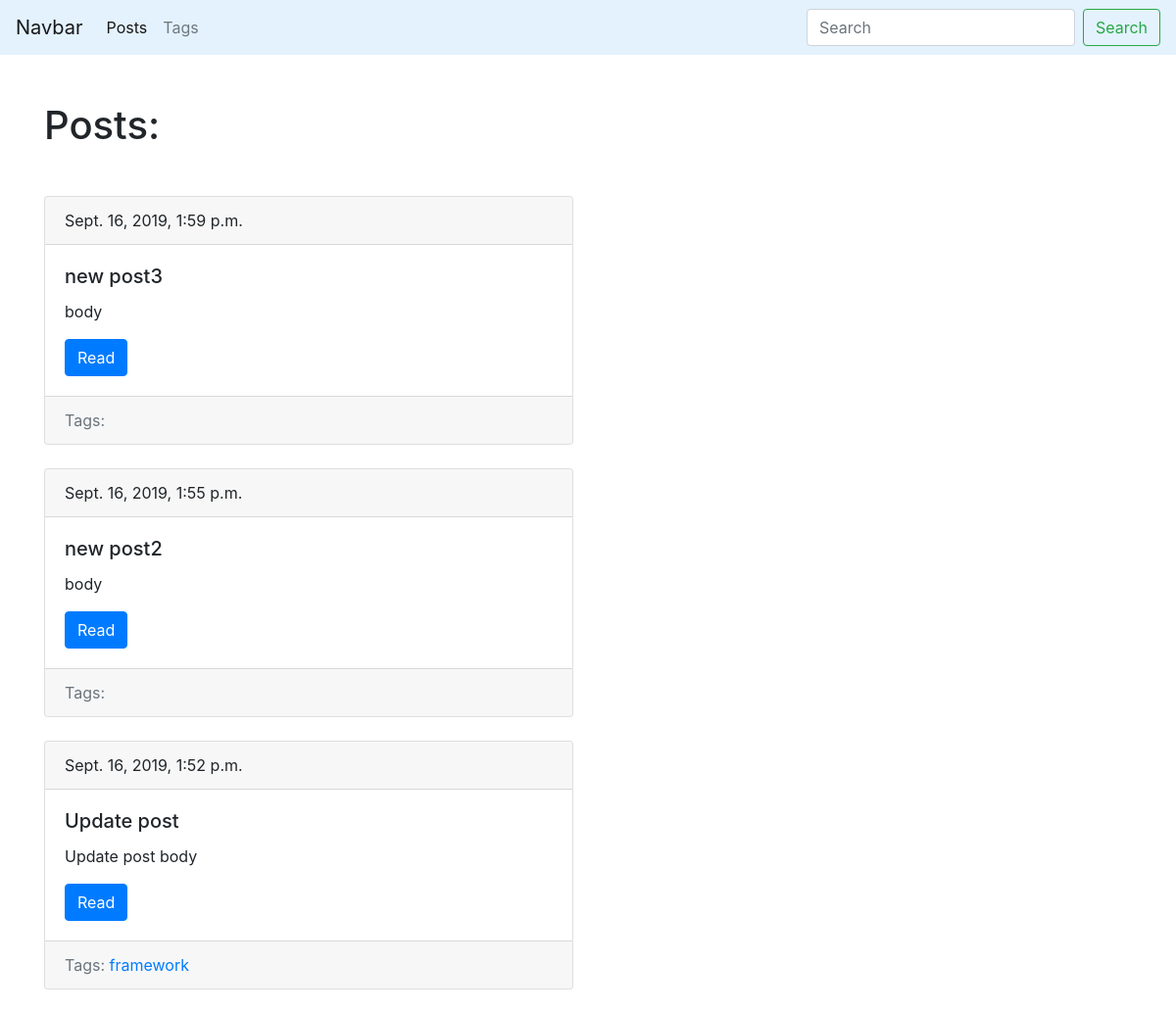
The page /blog/ on the database as committed earlier.
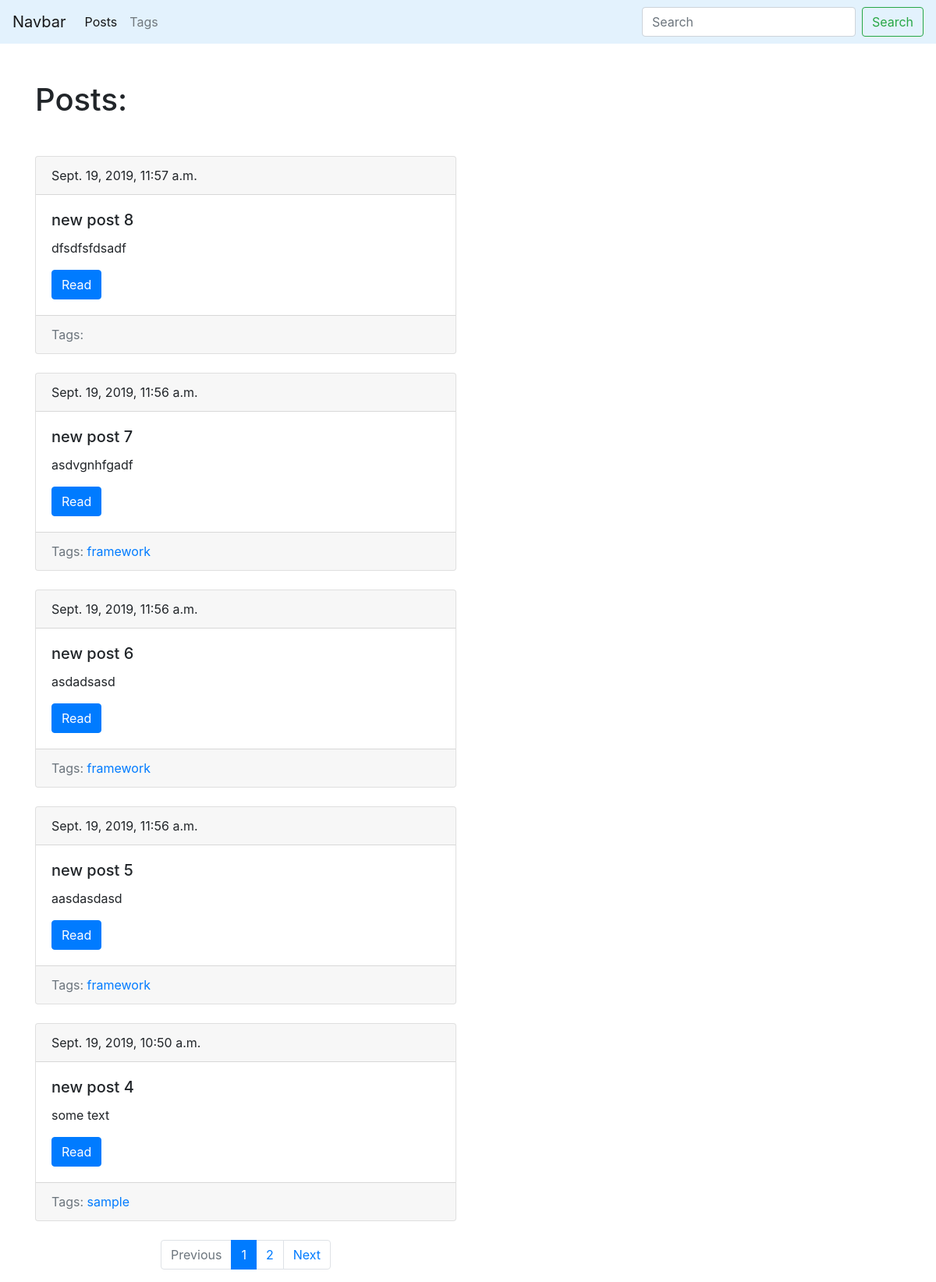
The same page on the database as committed later.
### blog/models.py (models this page shows, shortened)
class Post(models.Model):
    title = models.CharField(max_length=150, db_index=True)
    slug = models.SlugField(max_length=150, blank=True, unique=True)
    body = models.TextField(blank=True, db_index=True)
    tags = models.ManyToManyField('Tag', blank=True, related_name='posts')
    date_pub = models.DateTimeField(auto_now_add=True)
    def get_absolute_url(self):
        return reverse('post_detail_url', kwargs={'slug': self.slug})
    class Meta:
        ordering = ['-date_pub']

class Tag(models.Model):
    title = models.CharField(max_length=50)
    slug = models.SlugField(max_length=50, unique=True)
    def get_absolute_url(self):
        return reverse('tag_detail_url', kwargs={'slug': self.slug})
    class Meta:
        ordering = ['title']

### blog/views.py (the view)
# urls.py: path('', posts_list, name='posts_list_url'),
def posts_list(request):
    search_query = request.GET.get('search', '')
    if search_query:
        posts = Post.objects.filter(Q(title__icontains=search_query) | Q(body__icontains=search_query))
    else:
        posts = Post.objects.all()
    paginator = Paginator(posts, 5)
    page_number = request.GET.get('page', 1)
    page = paginator.get_page(page_number)
    is_paginated = page.has_other_pages()
    if page.has_previous():
        prev_url = '?page={}'.format(page.previous_page_number())
    else:
        prev_url = ''
    if page.has_next():
        next_url = '?page={}'.format(page.next_page_number())
    else:
        next_url = ''
    context = {
        'page_object': page,
        'is_paginated': is_paginated,
        'next_url': next_url,
        'prev_url': prev_url
    }
    return render(request, 'blog/index.html', context=context)

### blog/templates/blog/index.html (shortened to what this page needs)
{% extends 'blog/base_blog.html' %}
{% block content %}
    <h1 class="mb-5"> Posts: </h1>
    {%  for post in page_object.object_list %}
        {% include 'blog/includes/post_cad_template.html' %}
    {% endfor %}
{% endblock %}

### blog/templates/blog/includes/post_cad_template.html
<div class="card mb-4 " >
    <div class="card-header">
        {{ post.date_pub }}
    </div>
    <div class="card-body">
        <h5 class="card-title">{{ post.title }}</h5>
        <p class="card-text">{{ post.body|truncatewords:15 }}</p>
        <a href="{{ post.get_absolute_url }}" class="btn btn-primary">Read</a>
    </div>
    <div class="card-footer text-muted">
        Tags:
        {% for tag in post.tags.all %}
            <a href="{{ tag.get_absolute_url}}">{{ tag.title }}</a>
        {% endfor %}
    </div>
</div>

Rows that differ between the two databases and show on the page:
no longer on this page (row unchanged): Post: date_pub "Sept. 16, 2019, 1:59 p.m.", title "new post3", body "body"
no longer on this page (row unchanged): Post: date_pub "Sept. 16, 2019, 1:55 p.m.", title "new post2", body "body"
no longer on this page (row unchanged): Post: date_pub "Sept. 16, 2019, 1:52 p.m.", title "Update post", body "Update post body", Tag (title "framework")
added Post: date_pub "Sept. 19, 2019, 11:57 a.m.", title "new post 8", body "dfsdfsfdsadf"
added Post: date_pub "Sept. 19, 2019, 11:56 a.m.", title "new post 7", body "asdvgnhfgadf", Tag (title "framework")
added Post: date_pub "Sept. 19, 2019, 11:56 a.m.", title "new post 6", body "asdadsasd", Tag (title "framework")
added Post: date_pub "Sept. 19, 2019, 11:56 a.m.", title "new post 5", body "aasdasdasd", Tag (title "framework")
added Post: date_pub "Sept. 19, 2019, 10:50 a.m.", title "new post 4", body "some text"
now on this page (row unchanged): Tag: title "sample", shown under "Sept. 19, 2019, 10:50 a.m."
Other text that changed with them:
text now shown: "Previous Next"
new list line: "1"
new list line: "2"
